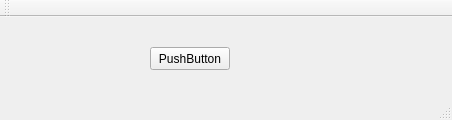
<?xml version="1.0" encoding="UTF-8"?>
<ui version="4.0">
 <class>MainWindow</class>
 <widget class="QMainWindow" name="MainWindow">
  <property name="geometry">
   <rect>
    <x>0</x>
    <y>0</y>
    <width>452</width>
    <height>120</height>
   </rect>
  </property>
  <property name="windowTitle">
   <string>MainWindow</string>
  </property>
  <widget class="QWidget" name="centralWidget">
   <widget class="QPushButton" name="pushButton">
    <property name="geometry">
     <rect>
      <x>150</x>
      <y>30</y>
      <width>80</width>
      <height>23</height>
     </rect>
    </property>
    <property name="text">
     <string>PushButton</string>
    </property>
   </widget>
  </widget>
  <widget class="QMenuBar" name="menuBar">
   <property name="geometry">
    <rect>
     <x>0</x>
     <y>0</y>
     <width>452</width>
     <height>20</height>
    </rect>
   </property>
  </widget>
  <widget class="QToolBar" name="mainToolBar">
   <attribute name="toolBarArea">
    <enum>TopToolBarArea</enum>
   </attribute>
   <attribute name="toolBarBreak">
    <bool>false</bool>
   </attribute>
  </widget>
  <widget class="QStatusBar" name="statusBar"/>
 </widget>
 <layoutdefault spacing="6" margin="11"/>
 <resources/>
 <connections/>
</ui>
